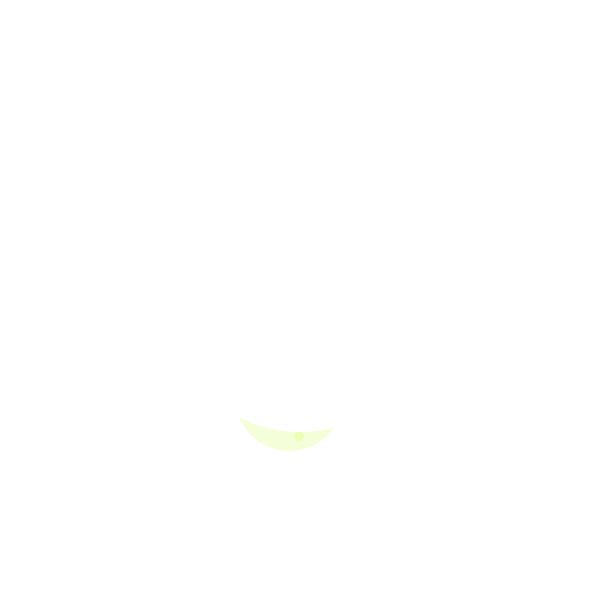
Frame 1 (no input)
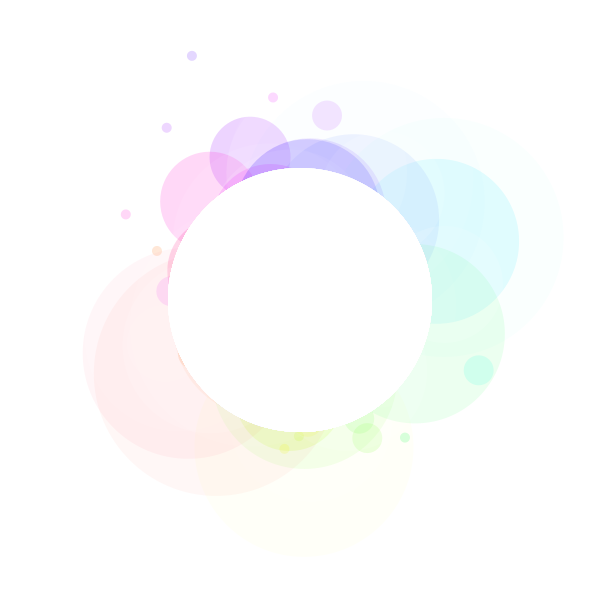
Frame 60 (the mouse pressed at the canvas centre just before this capture)
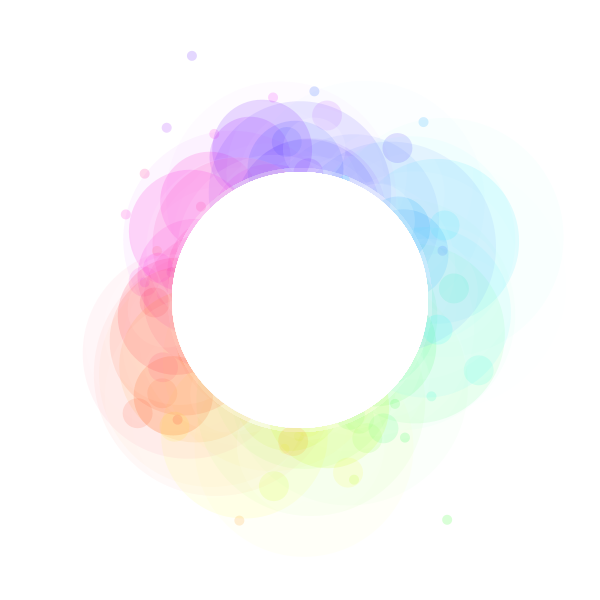
Frame 120 (the mouse held since frame 60 and released just before this capture)

The Processing sketch that drew these frames (run headless with seeded random() and noise(); from frame 60 on, the mouse is pressed at the canvas centre):

// Processing sketch: generative_art_j040
// ── generative_art_j040.pde
System s;  // system with ball that bounces inside of the external circle

int countFrames;  // variable used to count frames 
static final int MAX_FRAMES = 6000;  // maximum of frames to finish drawing 

int nb = 0;
float rot;

/*========================*/


void setup() {
  size(600, 600);
  pixelDensity(2);
  
  colorMode(HSB, 360, 100, 100, 255);  
  background(0, 0, 100);  // white background
   
  noStroke();
    
  s = new System();
  
  countFrames = 0;
  rot = random(360);
}


/*========================*/


void draw() {
  s.move();
  s.checkEdges();
  
  s.showBorder();

  countFrames += 1;
  if (countFrames > 300) {
    countFrames = 0;
    save("art" + nb + ".jpg");
    nb++;
    if (nb > 9) exit();
    background(0, 0, 100);  // white background
    s = new System();
    rot = random(360);
  }
}


/*========================*/


void mousePressed() {
  background(0, 0, 100);  // clean screen (white background)
  s = new System();  // new sistem
  countFrames = 0;  // reset frame counter
  loop();  // restart drawing
}


/*========================*/


class System {
  PVector pos, vel;  // position and velocity of internal circle
  color col;  // color of the internal circle
  int intRadius;  // radius of the internal circle
  int extRadius;  // radius of the external circle
  PVector center;  // center of the external circle
  
  /*-------*/
  
  System() {
    col = color(0, 0, 80);  // light gray
    intRadius = 30;
    
    extRadius = int(random(100, 150)); 
    center = new PVector(width/2, height/2);
    
    // random position inside of the external circle
    pos = PVector.random2D();
    pos.mult(random(extRadius - intRadius));
    pos.add(center);
    
    // random velocity
    vel = PVector.random2D();
    vel.mult(100);
  }
  
  /*-------*/
  
  void move() {
    pos.add(vel);
  }
  
  /*-------*/
  
  void checkEdges() {
    // distance bewtween center and position minus diference of radius
    float d = ceil(pos.dist(center) - (extRadius - intRadius));
    
    if (d > 0) {  // if internal circle is outside of the external circle
      // go back to inside of the borders
      PVector back = PVector.fromAngle(vel.heading());
      back.mult(d);
      pos.sub(back);
      
      // reflect velocity
      float angle = PVector.sub(center, this.pos).heading();
      vel.mult(-1);
      vel.rotate(-angle);
      vel.y *= -1;
      vel.rotate(angle);
      
      float h = (360 + degrees(-angle))%360;  // hue according to angle
      showSplash(h, pos);
      
      col = color(h, 80, 80);  // color according to angle when touching the edge
    } else {
      col = color(0, 0, 80);  // light gray otherwise
    }
  }
  
  /*-------*/
  
  void showSplash(float theta, PVector pos) {
    float diam, alpha;
    
    // colorful circle (random size, the smaller the stronger)
    diam = random(2*intRadius, 2*extRadius);
    alpha = map(diam, 2*intRadius, 2*extRadius, 50, 0);
    fill((theta + rot) % 360, 100, 100, jitter(alpha, 5));
    ellipse(jitter(pos.x, 50), jitter(pos.y, 50), diam, diam);
    
    // white circle (random size, the smaller the stronger)
    diam = random(2*intRadius, 2*extRadius);
    alpha = map(diam, 2*intRadius, 2*extRadius, 40, 10);
    fill((theta + rot) % 360, 0, 100, jitter(alpha, 5));
    ellipse(jitter(pos.x, 50), jitter(pos.y, 50), diam, diam);
    
    // small circle
    fill((theta + rot) % 360, 100, 100, 30);
    ellipse(jitter(pos.x, 100), jitter(pos.y, 100), 30, 30);
    
    // smaller circle
    fill((theta + rot) % 360, 100, 100, 40);
    ellipse(jitter(pos.x, 100), jitter(pos.y, 150), 10, 10);
  }
  
  /*-------*/
  
  void showBorder() {  // Display external circle
    fill(0, 0, 100); // white
    ellipse(center.x, center.y, 2*extRadius, 2*extRadius);
  }
}


/*========================*/


float jitter(float num, float j) {
  return num + random(-j, j);
}
